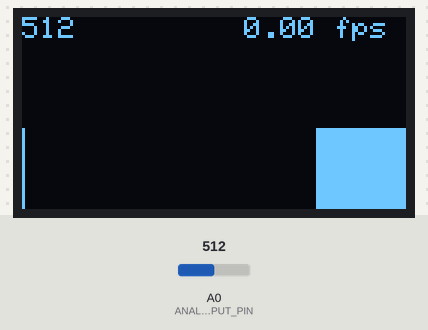
Simulated run of this sketch. Board: Arduino Uno, built for the host (arithmetic inside an expression is 32-bit, double 64-bit). Parts: 128×64 one-colour display. The inputs (shaded band) are chosen by the test bench; at power-on: A0 (ANALOG_INPUT_PIN) = 512. What the sketch prints to the serial monitor is not drawn.

Above: at 1.7 s.
1.8 s: A0 (ANALOG_INPUT_PIN) set to 716
At 2.27 s:
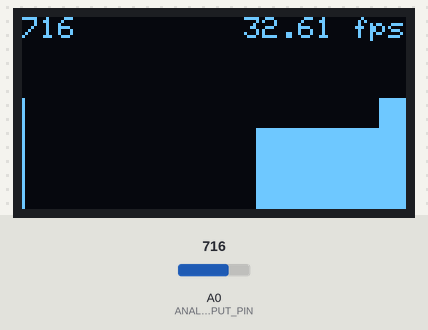
3.6 s: A0 (ANALOG_INPUT_PIN) set to 900
At 3.81 s:
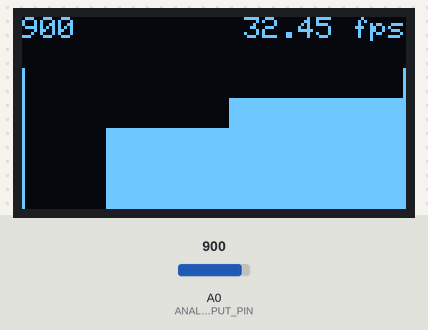
5.1 s: A0 (ANALOG_INPUT_PIN) set to 1010
At 5.35 s:
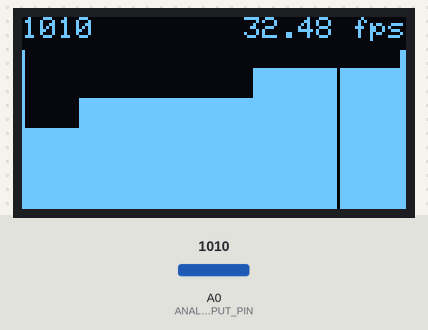
Timing chart, 0 to 8.1 s (numbered marks = the images above; inputs shaded):
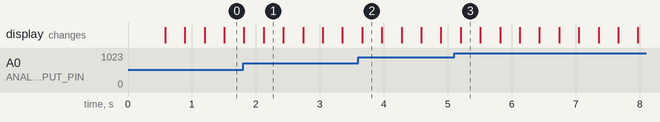

The sketch:

analogGraph.ino
```cpp
#include <Wire.h>
#include <SPI.h>

#include <Adafruit_GFX.h>
#include <Adafruit_SSD1306.h>

#define SCREEN_WIDTH 128 // OLED display width, in pixels
#define SCREEN_HEIGHT 64 // OLED display height, in pixels

// Declaration for an SSD1306 display connected to I2C (SDA, SCL pins)
#define OLED_RESET     4 // Reset pin # (or -1 if sharing Arduino reset pin)
Adafruit_SSD1306 _display(SCREEN_WIDTH, SCREEN_HEIGHT, &Wire, OLED_RESET);

const int ANALOG_INPUT_PIN = A0;
const int MIN_ANALOG_INPUT = 0;
const int MAX_ANALOG_INPUT = 1023;
const int DELAY_LOOP_MS = 5; // change to slow down how often to read and graph value

int _circularBuffer[SCREEN_WIDTH]; //fast way to store values
int _curWriteIndex = 0; // tracks where we are in the circular buffer

// for tracking fps
float _fps = 0;
unsigned long _frameCount = 0;
unsigned long _fpsStartTimeStamp = 0;

// status bar
boolean _drawStatusBar = true; // change to show/hide status bar
int _graphHeight = SCREEN_HEIGHT;

void setup() {
  Serial.begin(9600);

  // SSD1306_SWITCHCAPVCC = generate display voltage from 3.3V internally
  if (!_display.begin(SSD1306_SWITCHCAPVCC, 0x3D)) { // Address 0x3D for 128x64
    Serial.println(F("SSD1306 allocation failed"));
    for (;;); // Don't proceed, loop forever
  }

  // Clear the buffer
  _display.clearDisplay();

  _display.setTextSize(1);
  _display.setTextColor(WHITE, BLACK);
  _display.setCursor(0, 0);
  _display.println("Screen initialized!");
  _display.display();
  delay(500);
  _display.clearDisplay();

  if(_drawStatusBar){
    _graphHeight = SCREEN_HEIGHT - 10;
  }

  _fpsStartTimeStamp = millis();
}

void loop() {
  // Clear the display on each frame. We draw from the _circularBuffer
  _display.clearDisplay();

  // Read and store the analog data into a circular buffer
  int analogVal = analogRead(ANALOG_INPUT_PIN);
  Serial.println(analogVal);
//  _circularBuffer[_curWriteIndex++] = analogVal;

  _curWriteIndex++;
  _circularBuffer[_curWriteIndex] = analogVal;


  // Set the circular buffer index back to zero when it reaches the
  // right of the screen
  if(_curWriteIndex >= _display.width()){
    _curWriteIndex = 0;
  }

  if(_drawStatusBar){
    drawStatusBar(analogVal);
  }

  // Draw the line graph based on data in _circularBuffer
  int xPos = 0;
  for (int i = _curWriteIndex; i < _display.width(); i++){
    int analogVal = _circularBuffer[i];
    drawLine(xPos, analogVal);
    xPos++;
  }

  for(int i = 0; i < _curWriteIndex; i++){
    int analogVal = _circularBuffer[i];
    drawLine(xPos, analogVal);
    xPos++;;
  }

  _display.display();

  calcFrameRate();

  delay(DELAY_LOOP_MS);
}

/**
 * Draw the line at the given x position and analog value
 */
void drawLine(int xPos, int analogVal){
  int lineHeight = map(analogVal, MIN_ANALOG_INPUT, MAX_ANALOG_INPUT, 0, _graphHeight);
  int yPos = _display.height() - lineHeight;
  _display.drawFastVLine(xPos, yPos, lineHeight, SSD1306_WHITE);
}

/**
 * Call this every frame to calculate frame rate
 */
void calcFrameRate() {

  unsigned long elapsedTime = millis() - _fpsStartTimeStamp;
  _frameCount++;
  if (elapsedTime > 1000) {
    _fps = _frameCount / (elapsedTime / 1000.0);
    _fpsStartTimeStamp = millis();
    _frameCount = 0;
  }
}

/**
 * Draws the status bar at top of screen with fps and analog value
 */
void drawStatusBar(int analogVal) {

   // erase status bar by drawing all black
  _display.fillRect(0, 0, _display.width(), 8, SSD1306_BLACK);

  // Draw current val
  _display.setCursor(0, 0);
  _display.print(analogVal);

  // Draw frame count
  int16_t x1, y1;
  uint16_t w, h;
  _display.getTextBounds("XX.XX fps", 0, 0, &x1, &y1, &w, &h);
  _display.setCursor(_display.width() - w, 0);
  _display.print(_fps);
  _display.print(" fps");
}
```
